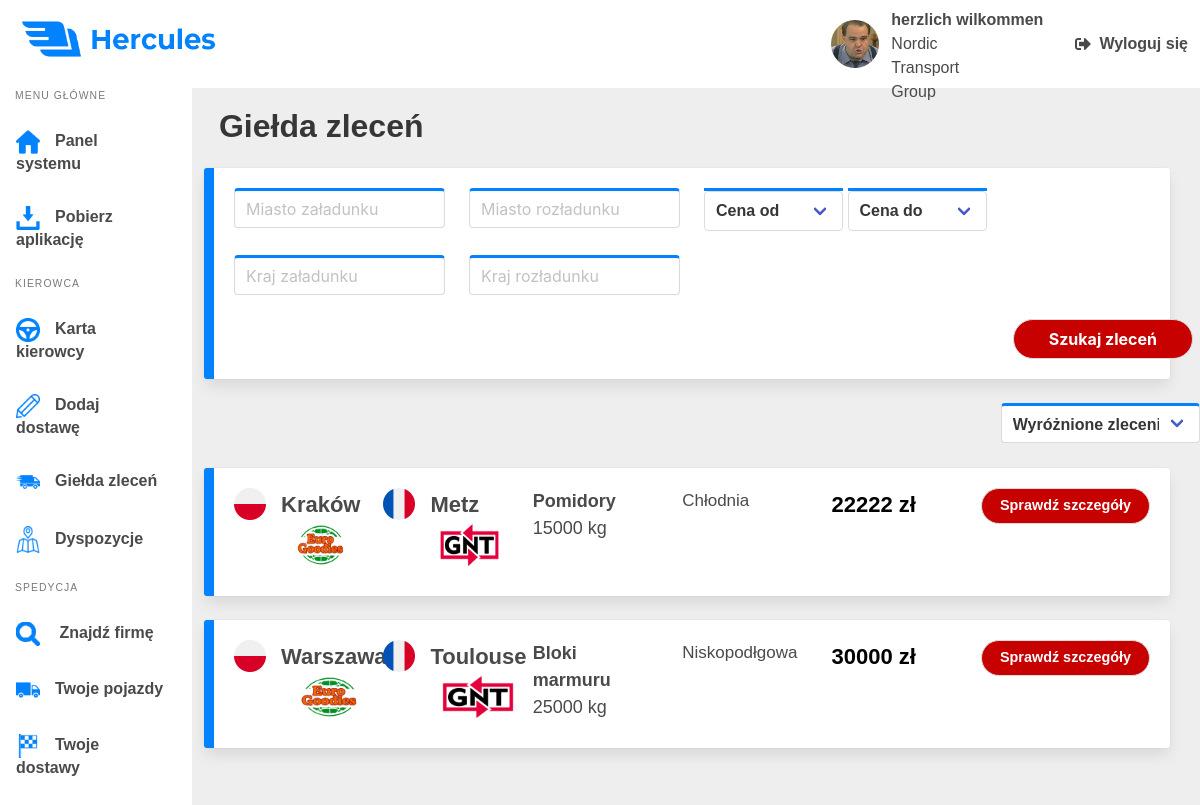
Screenshot of /Gielda/Offers/ (signed in) with the database file from the repository.
### hercules_app/models.py (models this page shows, shortened)
class Driver(models.Model):
    user = models.OneToOneField(User, on_delete=models.CASCADE, null=True)
    nick = models.CharField(max_length=64, null=True)
    company = models.ForeignKey(Company, on_delete=models.CASCADE, null=True)
    avatar = models.FileField(upload_to='avatars/', null=True)
    last_delivery = models.DateTimeField(auto_now_add=True)
    length_of_service = models.DateTimeField(auto_now_add=True)
    position = models.CharField(max_length=20, null=True)
    is_employeed = models.BooleanField(default=False)

class Company(models.Model):
    id = models.AutoField(primary_key=True)
    name = models.CharField(max_length=128)
    drivers_count = models.SmallIntegerField(default=0)
    logo = models.FileField(upload_to='logos/', default='')
    distance = models.PositiveIntegerField(default=0)
    average_fuel = models.FloatField(default=0.0)
    income = models.PositiveIntegerField(default=0)
    waybill_count = models.PositiveIntegerField(default=0)
    description = models.TextField(default='')

class Gielda(models.Model):
    id = models.AutoField(primary_key=True)
    loading_city = models.CharField(max_length=64)
    loading_country = models.CharField(max_length=64)
    unloading_city = models.CharField(max_length=64)
    unloading_country = models.CharField(max_length=64)
    loading_spedition = models.CharField(max_length=100)
    unloading_spedition = models.CharField(max_length=100)
    cargo = models.CharField(max_length=64)
    tonnage = models.IntegerField(default=0)
    class Trailer(models.TextChoices):
        CURTAIN = 'Firanka', _('curtain')
        REEFER = 'Chłodnia', _('reefer')
        LOWDECK = 'Niskopodłogowa', _('low_deck')
        CISTERN = 'Cysterna', _('cistern')
        TARP = 'Plandeka', _('tarp')  # plandeka
    trailer = models.CharField(choices=Trailer.choices, max_length=14)
    price = models.PositiveIntegerField(default=0)
    creator = models.CharField(default='SYSTEM', max_length=128)
    created_at = models.DateTimeField(auto_now_add=True)
    class Adr(models.TextChoices):
        NONE = 'Nie dotyczy', _('none')
        EXPLOSIVES = 'ADR-1: materiały wybuchowe', _('explosives')
        GASES = 'ADR-2: gazy', _('gases')
        LIQUIDS = 'ADR-3: płyny łatwopalne', _('liquids')
        SOLIDS = 'ADR-4: materiały stałe zapalne', _('solids')
        TOXIC = 'ADR-6: toksyczne i zakaźne substancje', _('toxic')
        CORROSIVE = 'ADR-8: toksyczne substancje', _('corrosive')
    adr = models.CharField(choices=Adr.choices, max_length=64)
    oversized = models.BooleanField(default=False)

### hercules_app/views.py (the view)
# urls.py: path('Gielda/Offers/', views.OffersView, name="gielda"),
@login_required
def OffersView(request):
    if request.session.get('offer_id') is not None:
        del request.session['offer_id']
    driver = Driver.objects.get(user=request.user)
    parameters = ['loading_city', 'loading_country', 'unloading_city', 'unloading_country']
    filters = {}
    for parameter in parameters:
        if request.GET.get(parameter):
            filters[parameter] = request.GET.get(parameter)
    income_min = 0
    income_max = 1000000
    sort_by = '-id'
    if request.GET.get('income_min'):
        income_min = int(request.GET.get('income_min'))
    if request.GET.get('income_max'):
        income_max = int(request.GET.get('income_max'))
    if request.GET.get('sort_by'):
        sort_by = request.GET.get('sort_by')
    offers = Gielda.objects.all().filter(**filters, price__gte=income_min, price__lte=income_max).order_by(sort_by)
    return render(request, 'hercules_app/gielda.html', {'offers': offers, 'driver': driver, 'sort_by': sort_by})

### hercules_app/templates/hercules_app/gielda.html (shortened to what this page needs)
{% load static %}
<!DOCTYPE html>
<html lang="pl-pl">
<head>
    <link rel="stylesheet" href="https://cdn.jsdelivr.net/npm/bulma@0.8.0/css/bulma.min.css">
    <link rel="stylesheet" type="text/css" href="{% static 'hercules_app/panel.css' %}">
    <link rel="stylesheet" type="text/css" href="{% static 'hercules_app/main.css' %}">
    <link rel="stylesheet" type="text/css" href="{% static 'hercules_app/gielda.css' %}">
</head>
<body>
    <nav class="navbar" role="navigation" aria-label="main navigation">
        <div class="navbar-start">
            <div class="navbar-brand">
                <a class="navbar-item">
                    <img src="{% static 'hercules_app/assets/logo.png' %}" width="194" height="55">
                </a>
            </div>
        </div>
        <div class="navbar-end is-hidden-mobile">
            <a class="navbar-item">
                <figure class="image is-48x48 avatar-fig">
                    <img class="avatar" src="{% static 'hercules_app/assets/avatar_krawczyk.jpg' %}">
                </figure>
                <span class="user">
                    <p class="username">{{ driver.nick }}</p>
                    {% if driver.company_id %}
                    <p class="company">{{ driver.company.name }}</p>
                    {% endif %}
                </span>
            </a>
            <a class="navbar-item">
                <span class="icon is-medium logout">
                    <i class="fas fa-sign-out-alt"></i>
                </span>
                <p class="logout-text">Wyloguj się</p>
            </a>
        </div>
    </nav>
    <div class="wrapper">
        <div class="columns">
            <aside class="column is-2 aside is-hidden-mobile is-placed-left">
                <nav class="menu">
                    <p class="menu-label">
                        Menu główne
                    </p>
                    <ul class="menu-list">
                        <li>
                            <a href="/panel">
                                <p class="option main-site">Panel systemu</p>
                            </a>
                        </li>
                        <li>
                            <a class="panel-option" href="/download">
                                <p class="option download">Pobierz aplikację</p>
                            </a>
                        </li>
                    </ul>
                    <p class="menu-label">
                        Kierowca
                    </p>
                    <ul class="menu-list">
                        <li>
                            <a href='/drivers-card'>
                                <p class="option driver-card">Karta kierowcy</p>
                            </a>
                        </li>
                        <li>
                            <a href="/add-delivery">
                                <p class="option add-delivery">Dodaj dostawę</p>
                            </a>
                        </li>
                        <li>
                            <a href="/Gielda/Offers">
                                <p class="option gielda">Giełda zleceń</p>
                            </a>
                        </li>
                        <li>
                            <a href="/Dispositions">
                                <p class="option dispositions">Dyspozycje</p>
                            </a>
                        </li>
                    </ul>
                    <p class="menu-label">
                        Spedycja
                    </p>
                    <ul class="menu-list">
                        <li>
                            <a>
                                <p class="option search-company">
                                    Znajdź firmę
                                </p>
                            </a>
                        </li>
                        <li>
                            <a>
                                <p class="option vehicles">Twoje pojazdy</p>
                            </a>
                        </li>
                        <li>
                            <a>
                                <p class="option deliveries">Twoje dostawy</p>
                            </a>
                        </li>
                    </ul>
                </nav>
            </aside>
            <main class="column main">
                <header>
                    <h1 class="title">Giełda zleceń</h1>
                    <div class="box card filters">
                        <form action="/Gielda/show-offers" method="GET">
                            <div class="columns">
                                <div class="column is-3">
                                    <div class="field">
                                        <p class="control">
                                            <input class="input" type="text" name="loading_city" placeholder="Miasto załadunku">
                                        </p>
                                    </div>
                                </div>
                                <div class="column is-3">
                                    <div class="field">
                                        <p class="control">
                                            <input class="input" type="text"
                                            name="unloading_city" placeholder="Miasto rozładunku">
                                        </p>
                                    </div>
                                </div>
                                <div class="column">
                                    <div class="dropdown">
                                        <div class="select">
                                            <select name="income_min" class="dropdown-content">
                                                <option value="" selected class="option-placeholder">Cena od</option>
                                            </select>
                                        </div>
                                    </div>
                                    <div class="dropdown">
                                        <div class="select">
                                            <select name="income_max" class="dropdown-content">
                                                <option value="" selected class="option-placeholder">Cena do</option>
                                            </select>
                                        </div>
                                    </div>
                                </div>
                            </div>
                            <div class="columns">
                                <div class="column is-3">
                                    <div class="field">
                                        <p class="control">
                                            <input class="input" type="text"
                                            name="loading_country" placeholder="Kraj załadunku">
                                        </p>
                                    </div>
                                </div>
                                <div class="column is-3">
                                    <div class="field">
                                        <p class="control">
                                            <input class="input" type="text"
                                            name="unloading_country" placeholder="Kraj rozładunku">
                                        </p>
                                    </div>
                                </div>
                            </div>
                            <button type="submit" class="button search-offers">Szukaj zleceń</button>
                        </form>
                    </div>
                    <form class="sort-form" action="/Gielda/show-offers" method="GET">
                    <div class="sort">
                        <div class="select sort-select">
                            <select class="sort_by" name="sort_by">
                                <option value="">Wyróżnione zlecenia</option>
                            </select>
                        </div>
                    </div>
                    </form>
                    {% for offer in offers %}
                    <div class="box card offer-container">
                        <div class="columns offer">
                            <div class="column place">
                                {% with 'hercules_app/assets/countries/'|add:offer.loading_country|add:'.png' as image_static %}
                                <img src="{% static image_static %}" class="country-icon">
                                {% endwith %}
                                <span class="city-and-company">
                                    <p class="city">{{ offer.loading_city }}</p>
                                    {% with 'hercules_app/assets/companies/'|add:offer.loading_spedition|add:'.png' as image_static %}
                                    <img src="{% static image_static %}" class="company">
                                    {% endwith %}
                                </span>
                            </div>
                            <div class="column place">
                                {% with 'hercules_app/assets/countries/'|add:offer.unloading_country|add:'.png' as image_static %}
                                <img src="{% static image_static %}" class="country-icon">
                                {% endwith %}
                                <span class="city-and-company">
                                    <p class="city">{{ offer.unloading_city }}</p>
                                    {% with 'hercules_app/assets/companies/'|add:offer.unloading_spedition|add:'.png' as image_static %}
                                    <img src="{% static image_static %}" class="company">
                                    {% endwith %}
                                </span>
                            </div>
                            <div class="column">
                                <span class="cargo">
                                    <b>{{ offer.cargo }}</b>
                                    <br>
                                    {{ offer.tonnage }} kg
                                </span>
                            </div>
                            <div class="column">
                                <span class="trailer">
                                    {{ offer.trailer }}
                                </span>
                            </div>
                            <div class="column">
                                <span class="income">
                                    <b>{{ offer.price }} zł</b>
                                </span>
                            </div>
                            <div class="column">
                                <a href="{{ offer.id }}" class="button check-details is-rounded">Sprawdź szczegóły</a>
                            </div>
                        </div>
                    </div>
                    {% endfor %}
                </header>
            </main>
        </div>
    </div>
</body>
</html>

### rows the page displays
Driver: nick "herzlich wilkommen", company.name "Nordic Transport Group"
Gielda: loading_city "Kraków", unloading_city "Metz", cargo "Pomidory", tonnage "15000", trailer "Chłodnia", price "22222"
Gielda: loading_city "Warszawa", unloading_city "Toulouse", cargo "Bloki marmuru", tonnage "25000", trailer "Niskopodłgowa", price "30000"
